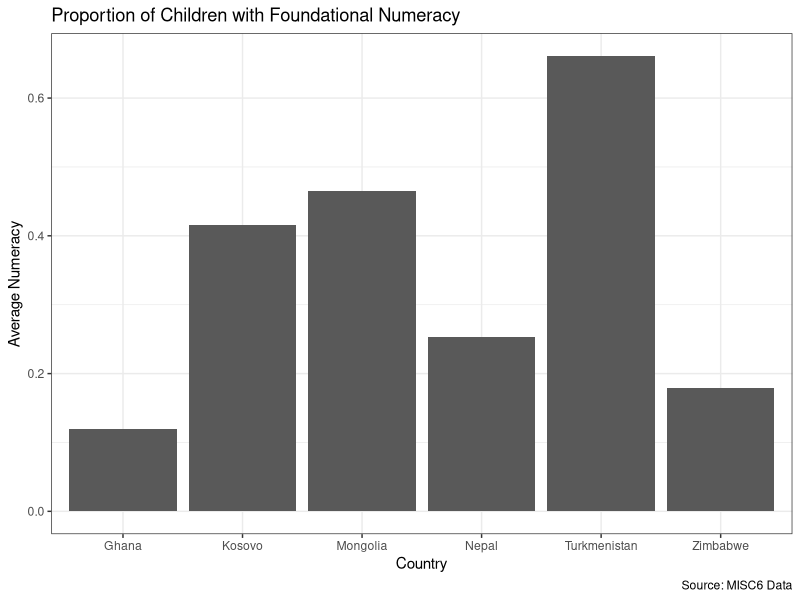

This figure's R source:
## ---- chunk 1
library(tidyverse)

df <- read_csv("data/mics6.csv")
## ---- chunk 2
unique(df$country)
table(df$country)
## ---- chunk 3
mean(df$numeracy, na.rm = TRUE)
## ---- chunk 4
# Option 1
mongolia <- df %>% filter(country == "mongolia")
mean(mongolia$numeracy, na.rm = TRUE)

# Option 2
df %>% 
  filter(country == "mongolia") %>% 
  summarise(avg = mean(numeracy, na.rm = TRUE))
## ---- chunk 5
df %>% 
  group_by(country) %>% 
  summarise(avg = mean(numeracy, na.rm = TRUE))
## ---- chunk 6
df %>% 
  group_by(country) %>% 
  summarise(avg = mean(numeracy, na.rm = TRUE)) %>% 
  ggplot(aes(x = country, y = avg)) +
    geom_col() + 
    labs(title = "Proportion of Children with Foundational Numeracy",
         caption = "Source: MISC6 Data",
         x = "Country",
         y = "Average Numeracy") + 
    theme_bw()
  
